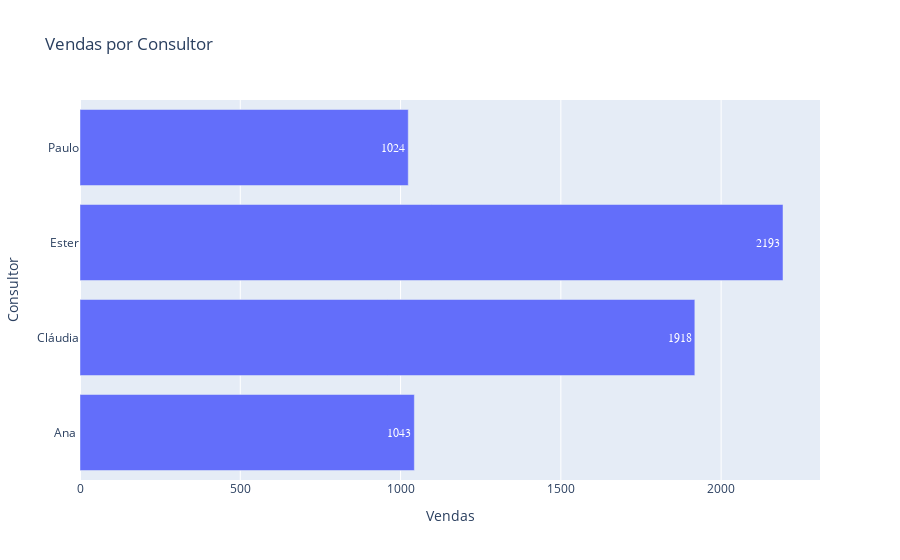

Notebook code for this chart:
### Markdown cell above
# Graph 1 - Top Vendas por Consultor (histogram)

### Code cell
df1 = df.groupby('Consultor')['Vendas'].sum().reset_index()
fig = px.bar(df1, x='Vendas', y='Consultor', orientation='h', text='Vendas', title='Vendas por Consultor')
fig.update_traces(textposition='auto', insidetextfont=dict(family='Times', size=12))

fig.show()

### Figure 1 — Plotly figure (JSON) as saved in the notebook; plotly's stock layout.template omitted (floating-point values rounded to 4 significant figures)
{"data": [{"alignmentgroup": "True", "hovertemplate": "Vendas=%{text}<br>Consultor=%{y}<extra></extra>", "insidetextfont": {"family": "Times", "size": 12}, "legendgroup": "", "marker": {"color": "#636efa", "pattern": {"shape": ""}}, "name": "", "offsetgroup": "", "orientation": "h", "showlegend": false, "text": [1043, 1918, 2193, 1024], "textposition": "auto", "type": "bar", "x": [1043, 1918, 2193, 1024], "xaxis": "x", "y": ["Ana ", "Cláudia", "Ester", "Paulo"], "yaxis": "y"}], "layout": {"barmode": "relative", "legend": {"tracegroupgap": 0}, "title": {"text": "Vendas por Consultor"}, "xaxis": {"anchor": "y", "domain": [0, 1], "title": {"text": "Vendas"}}, "yaxis": {"anchor": "x", "domain": [0, 1], "title": {"text": "Consultor"}}}}
